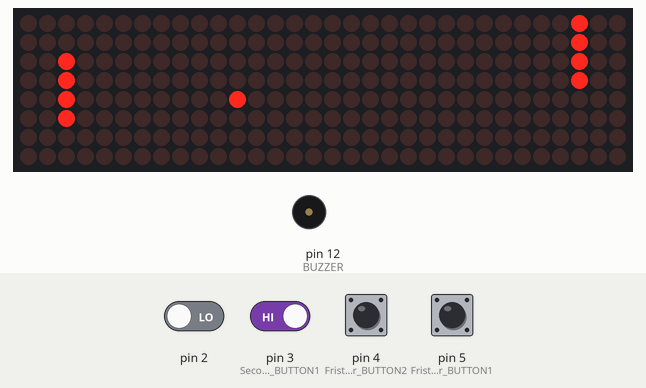
A sketch run on a simulated Arduino Uno, built with avr-gcc and run on an emulated ATmega328P. On the bench: 32×8 LED matrix, buzzer (waves = sounding). The inputs (shaded band) are chosen by the test bench; at power-on: pin 3 (SecondPlayer_BUTTON1), pin 4 (FristPlayer_BUTTON2), pin 5 (FristPlayer_BUTTON1) HIGH, pin 2 LOW.

Above: at 1.2 s.
1.3 s: pin 4 (FristPlayer_BUTTON2) pulled LOW for 0.3 s
At 3.4 s:
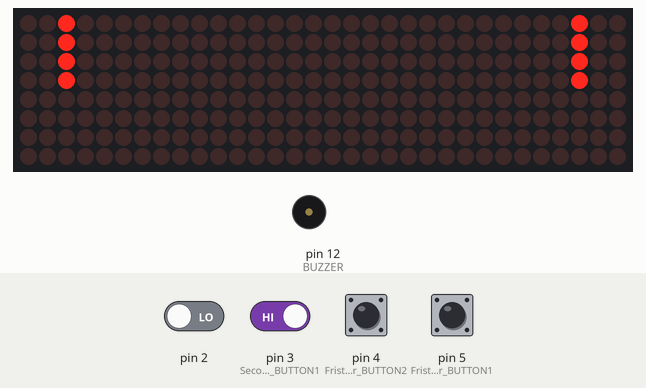
6.1 s: pin 2 driven HIGH and pin 3 (SecondPlayer_BUTTON1) driven LOW
9.1 s: pin 5 (FristPlayer_BUTTON1) pulled LOW for 0.3 s
At 9.9 s:
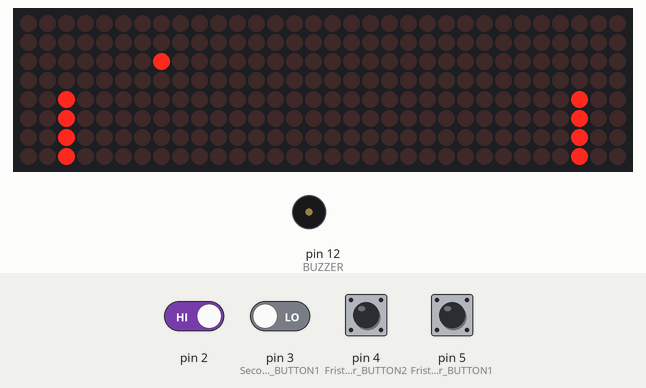
10.9 s: pin 2 driven LOW
At 12.0 s:
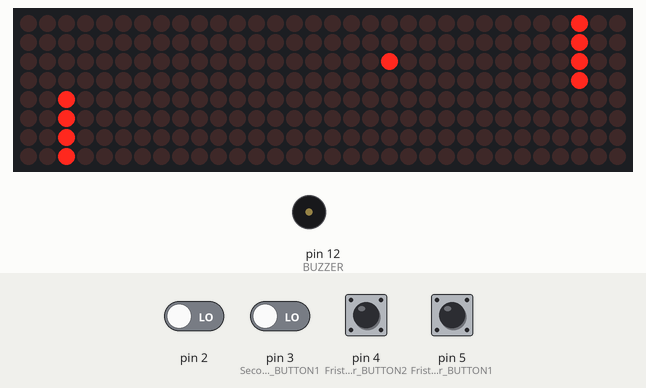
12.5 s: pin 4 (FristPlayer_BUTTON2) pulled LOW for 1 s
At 12.91 s:
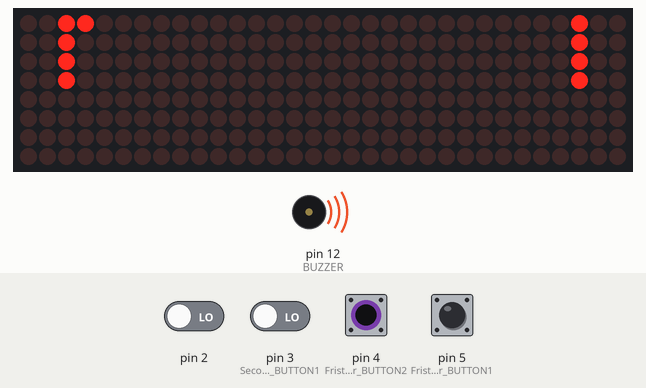
15.0 s: pin 5 (FristPlayer_BUTTON1) pulled LOW for 1 s
At 19.3 s:
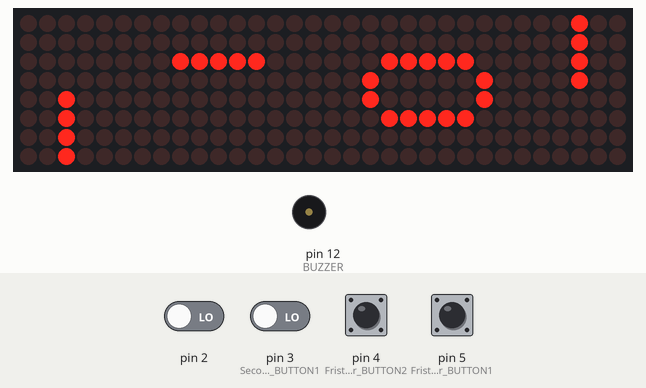
Timing chart, 0 to 20.9 s (numbered marks = the images above; inputs shaded):
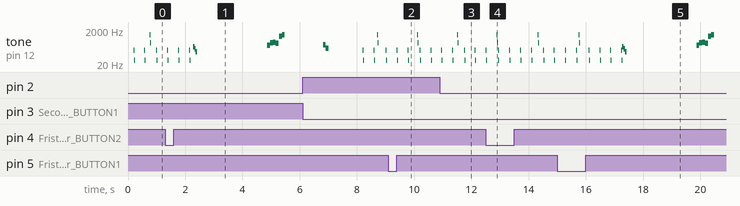

The sketch:

main.ino
```cpp
#include <LedControl.h>
const int PIN_CS  = 10;
const int PIN_CLK = 13;
const int PIN_DIN = 11;
const int MODULES =  4;

const int FristPlayer_BUTTON1 = 5;
const int FristPlayer_BUTTON2 = 4;
const int SecondPlayer_BUTTON1 = 3;
const int SecondPlayer_BUTTON2 = 2;

const int BUZZER = 12;

const int Screen_WIDTH = 8;// ขนาดจอ
const int Screen_HEIGHT = 32;

LedControl led_control = LedControl(PIN_DIN, PIN_CLK, PIN_CS, MODULES);

void Sound(int frequency, int delay_amount) { // set ลำโพง
  tone(BUZZER, frequency);
  delay(delay_amount);
  noTone(BUZZER);
}

bool isButtonPressed(int pin) {
  delay(10);
  if (digitalRead(pin) == LOW) return true;
  return false;
}

void reDisplay() {
  for (int n = 0; n < 4; n++) {
    for (int i = 0; i < 8; i++) {
      for (int j = 0; j < 8; j++) {
        led_control.setLed(n, i, j, false);
      }
    }
  }
}

void drawP(int x, int y) {
  for (int n = 0; n < 4; n++) {
    for (int i = 0; i < 8; i++) {
      for (int j = 0; j < 8; j++) {
        if (i == x && j + (8 * n) == y) led_control.setLed((3 - n), 7 - i, j, true);
      }
    }
  }
}

void deleteP(int x, int y) {
  for (int n = 0; n < 4; n++) {
    for (int i = 0; i < 8; i++) {
      for (int j = 0; j < 8; j++) {
        if (i == x && j + (8 * n) == y) led_control.setLed((3 - n), 7 - i, j, false);
      }
    }
  }
}

int NUMBER_STRUCT[16] = {1, 2, 8, 11, 16, 19, 24, 25, 26, 27, 32, 35, 40, 43, 49, 50};
int NUMBER_PATTERN[10][16] = {
  {1, 1, 1, 1, 1, 1, 1, 0, 0, 1, 1, 1, 1, 1, 1, 1},
  {0, 0, 0, 1, 0, 1, 0, 0, 0, 1, 0, 1, 0, 1, 0, 0},
  {1, 1, 0, 1, 0, 1, 0, 1, 1, 0, 1, 0, 1, 0, 1, 1},
  {1, 1, 0, 1, 0, 1, 0, 1, 1, 1, 0, 1, 0, 1, 1, 1},
  {0, 0, 1, 1, 1, 1, 0, 1, 1, 1, 0, 1, 0, 1, 0, 0},
  {1, 1, 1, 0, 1, 0, 0, 1, 1, 0, 0, 1, 0, 1, 1, 1},
  {1, 1, 1, 0, 1, 0, 1, 1, 1, 0, 1, 1, 1, 1, 1, 1},
  {1, 1, 0, 1, 0, 1, 0, 0, 0, 1, 0, 1, 0, 1, 0, 0},
  {1, 1, 1, 1, 1, 1, 0, 1, 1, 0, 1, 1, 1, 1, 1, 1},
  {1, 1, 1, 1, 1, 1, 0, 1, 1, 1, 0, 1, 0, 1, 1, 1},
};

void clear_Numb(int x, int y) {
  for (int i = 0; i < 16; i++) {
    int offset_y = NUMBER_STRUCT[i] / 8;
    int offset_x = NUMBER_STRUCT[i] - (offset_y * 8);
    deleteP(x + offset_x, y + offset_y);
  }
}

void show_Numb(int x, int y, int number) {
  for (int i = 0; i < 16; i++) {
    int offset_y = NUMBER_STRUCT[i] / 8;
    int offset_x = NUMBER_STRUCT[i] - (offset_y * 8);
    if (NUMBER_PATTERN[number][i]) {
      drawP(x + offset_x, y + offset_y);
    } else deleteP(x + offset_x, y + offset_y);
  }
}

void blinkScore(int score_1, int score_2, int winner) {
  int player_1_x = 2, player_1_y = 7;
  show_Numb(player_1_x, player_1_y, score_1);

  int player_2_x = 2, player_2_y = 18;
  show_Numb(player_2_x, player_2_y, score_2);
  delay(500);

  if (winner == 1) {
    score_1++;
    clear_Numb(player_1_x, player_1_y);
    delay(400);
    show_Numb(player_1_x, player_1_y, score_1);
    Sound(262, 100);
    Sound(349, 100);
    Sound(392, 100);
    Sound(330, 100);
    clear_Numb(player_1_x, player_1_y);
    Sound(880, 100);
    Sound(1047, 100);
    delay(200);
    show_Numb(player_1_x, player_1_y, score_1);
    delay(500);
  }
  else if (winner == 2) {
    score_2++;
    clear_Numb(player_2_x, player_2_y);
    delay(400);
    show_Numb(player_2_x, player_2_y, score_2);
    Sound(262, 100);
    Sound(349, 100);
    Sound(392, 100);
    Sound(330, 100);
    clear_Numb(player_2_x, player_2_y);
    Sound(880, 100);
    Sound(1047, 100);
    delay(200);
    show_Numb(player_2_x, player_2_y, score_2);
    delay(800);
  }
  clear_Numb(player_1_x, player_1_y);
  clear_Numb(player_2_x, player_2_y);
  delay(600);
}

class Paddle {
  public:
    int x;
    int y;
    int direction;
    int size;

    Paddle(int x, int y) {
      this->x = x;
      this->y = y;
      this->direction = 0;
      this->size = 4;
    }

    void setDirection(int direction) {
      this->direction = direction;
    }

    void draw() {
      if (this->direction != 0) {
        for (int i = 0; i < this->size; i++) {
          deleteP(this->x + i, this->y);
        }
        this->x += this->direction;
        if (this->x > 8 - this->size) this->x = 8 - this->size;
        if (this->x < 0) this->x = 0;
      }

      for (int i = 0; i < this->size; i++) {
        drawP(this->x + i, this->y);
      }
    }
};

class Puck {
  public:
    float x;
    float y;
    float x_previous;
    float y_previous;
    float x_speed;
    float y_speed;

    Puck(float x, float y) {
      this->x = x;
      this->y = y;
      this->x_previous = x;
      this->y_previous = y;
      this->x_speed = 1;
      this->y_speed = -1;
    }
    void update() {
      if (this->x + this->x_speed >= Screen_WIDTH || this->x + this->x_speed < 0) {
        this->x_speed *= -1;
        Sound(131, 15);
        Sound(33, 15);
      }
      this->x += this->x_speed;
      this->y += this->y_speed;
    }

    int getWinner() {
      if (this->y + this->y_speed >= Screen_HEIGHT) return 1;
      if (this->y + this->y_speed < 0) return 2;
      return 0;
    }
    bool collisionCheck(Paddle paddle, int direction) {
      if (direction < 0) {
        if (this->y < paddle.y + 2 && this->y > paddle.y && this->x >= paddle.x - 1 && this->x < paddle.x + paddle.size + 0.5) {
          this->y_speed *= -1;
          return true;
        }
      }
      else if (direction > 0) {
        if (this->y > paddle.y - 2 && this->y < paddle.y && this->x >= paddle.x - 1 && this->x < paddle.x + paddle.size + 0.5) {
          this->y_speed *= -1;
          return true;
        }
      }
      return false;
    }

    void blink() {
      drawP(this->x, this->y);
      Sound(208, 50);
      Sound(156, 50);
      deleteP(this->x, this->y);
      Sound(104, 50);
      delay(100);
      drawP(this->x, this->y);
      delay(200);
      deleteP(this->x, this->y);
      delay(200);
      drawP(this->x, this->y);
      delay(200);
      deleteP(this->x, this->y);
      delay(800);
    }

    void reset() {
      this->x = Screen_WIDTH / 2;
      this->y = Screen_HEIGHT / 2;
      draw();
      Sound(277, 100);
      Sound(164, 100);

      deleteP(this->x, this->y);
      delay(200);
      drawP(this->x, this->y);
      delay(200);
      deleteP(this->x, this->y);
      delay(200);
      drawP(this->x, this->y);
      delay(400);
    }

    void draw() {
      if (round(this->x) != round(this->x_previous)
          || round(this->y) != round(this->y_previous)) {
        deleteP(this->x_previous, this->y_previous);
        this->x_previous = this->x;
        this->y_previous = this->y;
        drawP(this->x, this->y);
      }
    }
};

enum GameState {
  WAITING,
  PLAYGAME,
  ENDGAME,
};
int game_state = PLAYGAME;

Paddle player_1(2, 2);
Paddle player_2(2, 29);
int player_1_score = 0;
int player_2_score = 0;

Puck puck(Screen_WIDTH / 2, Screen_HEIGHT / 2);

void Waiting() {
  if (game_state != WAITING) return;
}

void PlayGame() {
  if (game_state != PLAYGAME) return;

  // Winner
  if (puck.getWinner() == 1) { // Player 1 Wins
    puck.blink();
    blinkScore(player_1_score, player_2_score, 1);
    player_1_score++;
    puck.reset();
  }
  else if (puck.getWinner() == 2) { // Player 2 Wins
    puck.blink();
    blinkScore(player_1_score, player_2_score, 2);
    player_2_score++;
    puck.reset();
  }

  // Player 1 Paddle Move
  player_1.setDirection(0);
  if (isButtonPressed(FristPlayer_BUTTON1)) {
    player_1.setDirection(-1);
  }
  if (isButtonPressed(FristPlayer_BUTTON2)) {
    player_1.setDirection(1);
  }

  // Player 2 Paddle Move
  player_2.setDirection(0);
  if (isButtonPressed(SecondPlayer_BUTTON1)) {
    player_2.setDirection(-1);
  }
  if (isButtonPressed(SecondPlayer_BUTTON2)) {
    player_2.setDirection(1);
  }

  // Puck Update
  if (puck.collisionCheck(player_1, -1)
      || puck.collisionCheck(player_2, 1)) {
    Sound(1047, 20);
    Sound(349, 20);
  }
  puck.update();

  // Draw Player's Paddles
  player_1.draw();
  player_2.draw();

  // Draw Puck
  puck.draw();
}

void EndGame() {
  if (game_state != ENDGAME) return;
}

void setup() {
  //LedMatrix Setup
  int device_count = led_control.getDeviceCount();
  for (int address = 0; address < device_count; address++) {
    led_control.shutdown(address, false);
    led_control.setIntensity(address, 2);
    led_control.clearDisplay(address);
  }

  //Buzzer Setup
  pinMode(BUZZER, OUTPUT);

  //Button Setup
  bool is_button_pressed[4] = {false, false, false, false};
  pinMode(FristPlayer_BUTTON1, INPUT_PULLUP);
  pinMode(FristPlayer_BUTTON2, INPUT_PULLUP);
  pinMode(SecondPlayer_BUTTON1, INPUT_PULLUP);
  pinMode(SecondPlayer_BUTTON1, INPUT_PULLUP);

}
void loop() {
  Waiting();
  PlayGame();
  EndGame();
}
```

Measured:
- after the input at 1.3 s, the display: first differs from a run without the input after 0.11 s (image 1 shows a later state)
- after the input at 9.1 s, the display: first changes after 0.05 s (image 2 shows a later state)
- after the input at 10.9 s, the display: first changes at once (image 3 shows a later state)
- after the input at 12.5 s, the display: first differs from a run without the input after 0.09 s (image 4 shows a later state)
- after the input at 15.0 s, the display: first differs from a run without the input after 0.08 s (image 5 shows a later state)
- by itself, tone on pin 12 (BUZZER): plays 131 Hz for 0.02 s, 33 Hz for 0.02 s, 131 Hz for 0.02 s, 33 Hz for 0.02 s, 1047 Hz for 0.02 s, 349 Hz for 0.02 s … (23 notes in this stretch)
- what the display in image 1 shows lasts 0.9 s, from 3.1 s to 4.0 s
